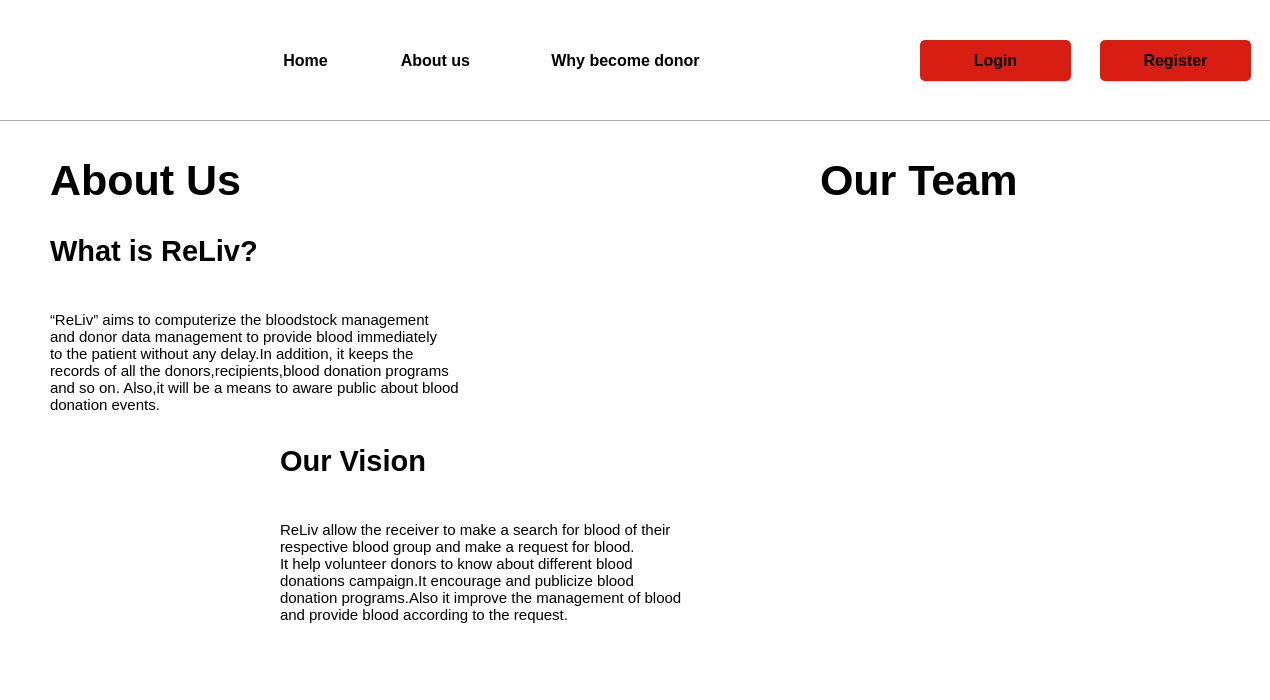
<?xml version="1.0" encoding="UTF-8"?>
<ui version="4.0">
 <class>about</class>
 <widget class="QDialog" name="about">
  <property name="geometry">
   <rect>
    <x>0</x>
    <y>0</y>
    <width>1270</width>
    <height>700</height>
   </rect>
  </property>
  <property name="windowTitle">
   <string>Dialog</string>
  </property>
  <property name="styleSheet">
   <string notr="true">background-color: rgb(255, 255, 255);</string>
  </property>
  <widget class="QPushButton" name="home">
   <property name="geometry">
    <rect>
     <x>230</x>
     <y>40</y>
     <width>151</width>
     <height>41</height>
    </rect>
   </property>
   <property name="font">
    <font>
     <pointsize>12</pointsize>
     <bold>true</bold>
    </font>
   </property>
   <property name="styleSheet">
    <string notr="true">#home

{
 background-color:#rgb(255, 255, 255);
border-radius:5px;
}</string>
   </property>
   <property name="text">
    <string>Home</string>
   </property>
  </widget>
  <widget class="QLabel" name="label_3">
   <property name="geometry">
    <rect>
     <x>40</x>
     <y>20</y>
     <width>81</width>
     <height>91</height>
    </rect>
   </property>
   <property name="styleSheet">
    <string notr="true">border-image: url(:/img/Images/logo1.png);</string>
   </property>
   <property name="text">
    <string/>
   </property>
  </widget>
  <widget class="QPushButton" name="login">
   <property name="geometry">
    <rect>
     <x>920</x>
     <y>40</y>
     <width>151</width>
     <height>41</height>
    </rect>
   </property>
   <property name="font">
    <font>
     <pointsize>12</pointsize>
     <bold>true</bold>
    </font>
   </property>
   <property name="styleSheet">
    <string notr="true">#login
{
 background-color:#D81E12;
border-radius:5px;
}</string>
   </property>
   <property name="text">
    <string>Login</string>
   </property>
  </widget>
  <widget class="QPushButton" name="register_2">
   <property name="geometry">
    <rect>
     <x>1100</x>
     <y>40</y>
     <width>151</width>
     <height>41</height>
    </rect>
   </property>
   <property name="font">
    <font>
     <pointsize>12</pointsize>
     <bold>true</bold>
    </font>
   </property>
   <property name="styleSheet">
    <string notr="true">#register_2
{
 background-color:#D81E12;
border-radius:5px;
}</string>
   </property>
   <property name="text">
    <string>Register</string>
   </property>
  </widget>
  <widget class="Line" name="line">
   <property name="geometry">
    <rect>
     <x>0</x>
     <y>120</y>
     <width>1280</width>
     <height>3</height>
    </rect>
   </property>
   <property name="orientation">
    <enum>Qt::Horizontal</enum>
   </property>
  </widget>
  <widget class="QPushButton" name="why">
   <property name="geometry">
    <rect>
     <x>510</x>
     <y>40</y>
     <width>231</width>
     <height>41</height>
    </rect>
   </property>
   <property name="font">
    <font>
     <pointsize>12</pointsize>
     <bold>true</bold>
    </font>
   </property>
   <property name="styleSheet">
    <string notr="true">#why

{
 background-color:rgb(255, 255, 255);
border-radius:5px;
}</string>
   </property>
   <property name="text">
    <string>Why become donor</string>
   </property>
  </widget>
  <widget class="QPushButton" name="about_2">
   <property name="geometry">
    <rect>
     <x>360</x>
     <y>40</y>
     <width>151</width>
     <height>41</height>
    </rect>
   </property>
   <property name="font">
    <font>
     <pointsize>12</pointsize>
     <bold>true</bold>
    </font>
   </property>
   <property name="styleSheet">
    <string notr="true">#about_2

{
 background-color:#rgb(255, 255, 255);
border-radius:5px;
}</string>
   </property>
   <property name="text">
    <string>About us</string>
   </property>
  </widget>
  <widget class="QLabel" name="label">
   <property name="geometry">
    <rect>
     <x>50</x>
     <y>150</y>
     <width>281</width>
     <height>61</height>
    </rect>
   </property>
   <property name="font">
    <font>
     <pointsize>32</pointsize>
     <bold>true</bold>
    </font>
   </property>
   <property name="text">
    <string>About Us</string>
   </property>
  </widget>
  <widget class="QLabel" name="label_2">
   <property name="geometry">
    <rect>
     <x>50</x>
     <y>220</y>
     <width>391</width>
     <height>61</height>
    </rect>
   </property>
   <property name="font">
    <font>
     <pointsize>22</pointsize>
     <bold>true</bold>
    </font>
   </property>
   <property name="text">
    <string>What is ReLiv?</string>
   </property>
  </widget>
  <widget class="QLabel" name="label_4">
   <property name="geometry">
    <rect>
     <x>50</x>
     <y>280</y>
     <width>501</width>
     <height>181</height>
    </rect>
   </property>
   <property name="font">
    <font>
     <pointsize>11</pointsize>
     <bold>false</bold>
    </font>
   </property>
   <property name="text">
    <string>“ReLiv” aims to computerize the bloodstock management
and donor data management to provide blood immediately
to the patient without any delay.In addition, it keeps the
records of all the donors,recipients,blood donation programs 
and so on. Also,it will be a means to aware public about blood 
donation events.
</string>
   </property>
  </widget>
  <widget class="QLabel" name="label_5">
   <property name="geometry">
    <rect>
     <x>500</x>
     <y>280</y>
     <width>150</width>
     <height>149</height>
    </rect>
   </property>
   <property name="styleSheet">
    <string notr="true">background-image: url(:/Images/reLiv.png);</string>
   </property>
   <property name="text">
    <string/>
   </property>
  </widget>
  <widget class="QLabel" name="label_6">
   <property name="geometry">
    <rect>
     <x>50</x>
     <y>460</y>
     <width>201</width>
     <height>171</height>
    </rect>
   </property>
   <property name="styleSheet">
    <string notr="true">background-image: url(:/Images/vision.png);</string>
   </property>
   <property name="text">
    <string/>
   </property>
  </widget>
  <widget class="QLabel" name="label_7">
   <property name="geometry">
    <rect>
     <x>280</x>
     <y>430</y>
     <width>391</width>
     <height>61</height>
    </rect>
   </property>
   <property name="font">
    <font>
     <pointsize>22</pointsize>
     <bold>true</bold>
    </font>
   </property>
   <property name="text">
    <string>Our Vision</string>
   </property>
  </widget>
  <widget class="QLabel" name="label_8">
   <property name="geometry">
    <rect>
     <x>280</x>
     <y>490</y>
     <width>501</width>
     <height>181</height>
    </rect>
   </property>
   <property name="font">
    <font>
     <pointsize>11</pointsize>
     <bold>false</bold>
    </font>
   </property>
   <property name="text">
    <string>ReLiv allow the receiver to make a search for blood of their
respective blood group and make a request for blood.
It help volunteer donors to know about different blood 
donations campaign.It encourage and publicize blood 
donation programs.Also it improve the management of blood 
and provide blood according to the request.
</string>
   </property>
  </widget>
  <widget class="QLabel" name="label_9">
   <property name="geometry">
    <rect>
     <x>820</x>
     <y>150</y>
     <width>281</width>
     <height>61</height>
    </rect>
   </property>
   <property name="font">
    <font>
     <pointsize>32</pointsize>
     <bold>true</bold>
    </font>
   </property>
   <property name="text">
    <string>Our Team</string>
   </property>
  </widget>
  <widget class="QLabel" name="label_10">
   <property name="geometry">
    <rect>
     <x>830</x>
     <y>470</y>
     <width>150</width>
     <height>149</height>
    </rect>
   </property>
   <property name="styleSheet">
    <string notr="true">border-image: url(:/Images/person.jpg);</string>
   </property>
   <property name="text">
    <string/>
   </property>
  </widget>
  <widget class="QLabel" name="label_11">
   <property name="geometry">
    <rect>
     <x>1040</x>
     <y>470</y>
     <width>150</width>
     <height>149</height>
    </rect>
   </property>
   <property name="styleSheet">
    <string notr="true">border-image: url(:/Images/person.jpg);</string>
   </property>
   <property name="text">
    <string/>
   </property>
  </widget>
  <widget class="QLabel" name="label_12">
   <property name="geometry">
    <rect>
     <x>1040</x>
     <y>250</y>
     <width>150</width>
     <height>149</height>
    </rect>
   </property>
   <property name="styleSheet">
    <string notr="true">border-image: url(:/Images/person.jpg);</string>
   </property>
   <property name="text">
    <string/>
   </property>
  </widget>
  <widget class="QLabel" name="label_13">
   <property name="geometry">
    <rect>
     <x>830</x>
     <y>250</y>
     <width>150</width>
     <height>149</height>
    </rect>
   </property>
   <property name="styleSheet">
    <string notr="true">border-image: url(:/Images/person.jpg);</string>
   </property>
   <property name="text">
    <string/>
   </property>
  </widget>
 </widget>
 <resources/>
 <connections/>
</ui>
